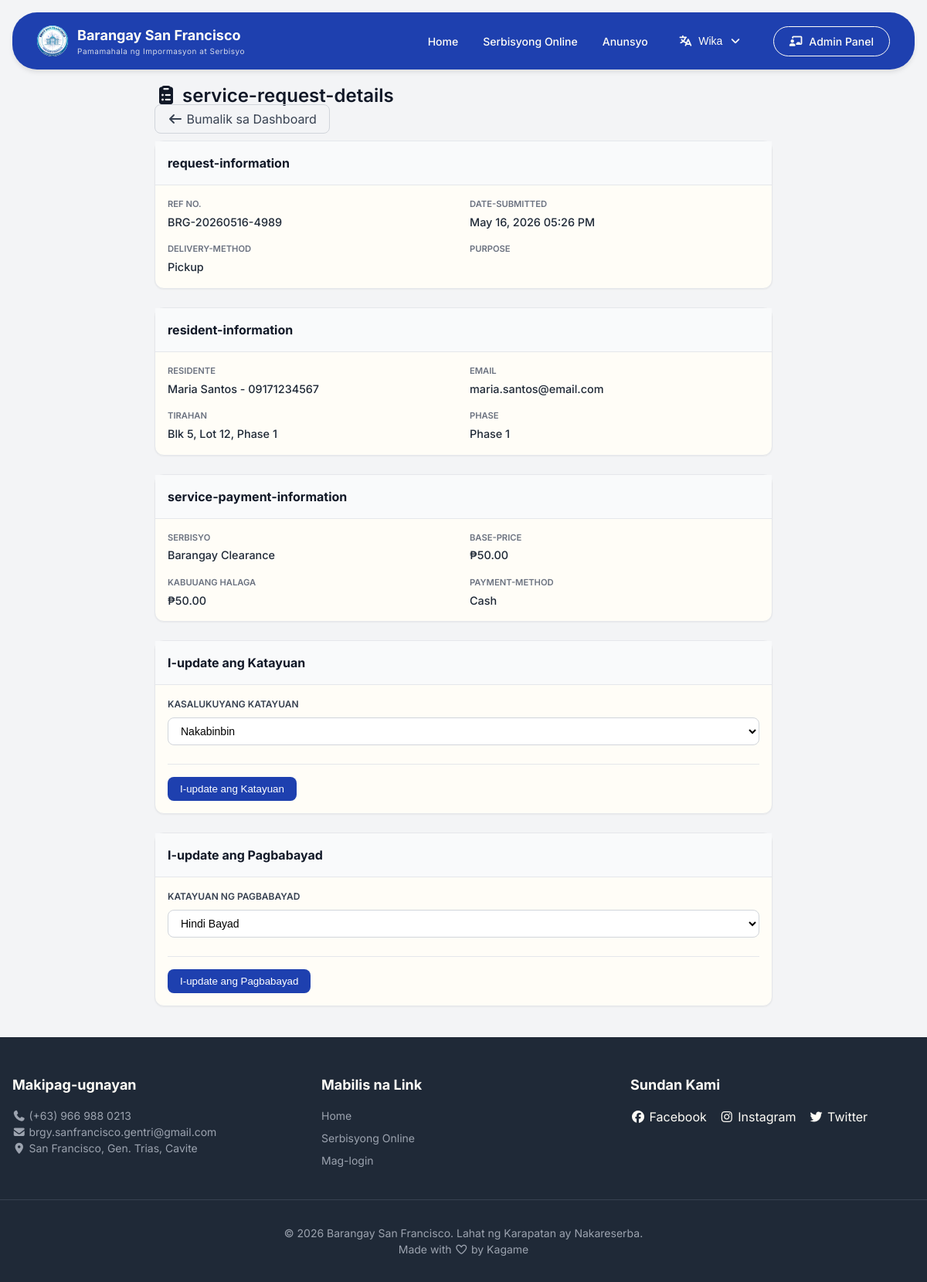
The app's page /pages/admin/services/request_show.php?id=1 (signed in), older data.
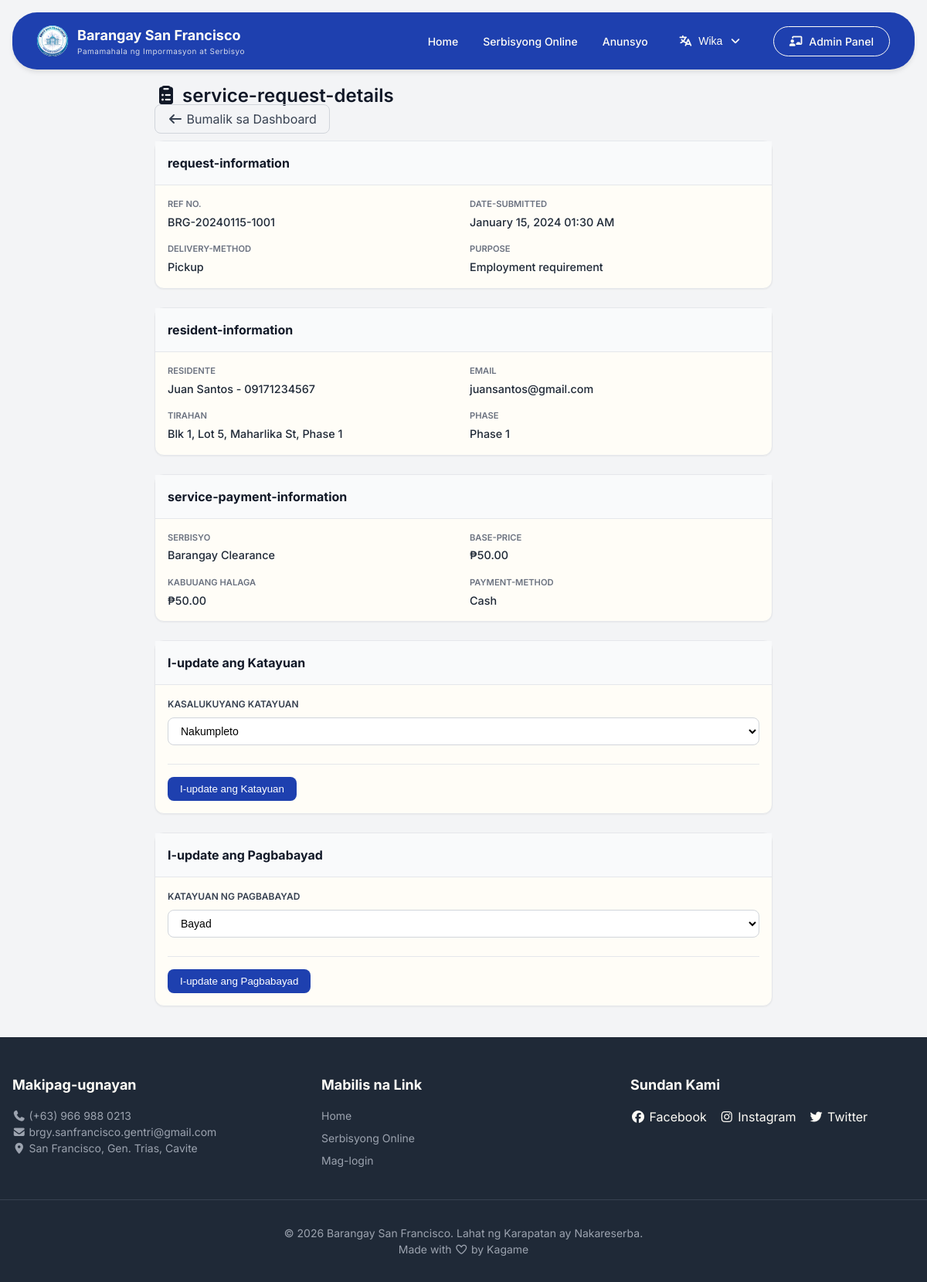
The same page, newer data.
### tables this page shows
CREATE TABLE IF NOT EXISTS `service_request` (
  `request_id` int NOT NULL AUTO_INCREMENT,
  `household_id` int NOT NULL,
  `service_id` int NOT NULL,
  `ref_no` varchar(50) NOT NULL,
  `purpose` text,
  `date_submitted` timestamp NULL DEFAULT CURRENT_TIMESTAMP,
  `status` enum('pending','approved','processing','completed','rejected') DEFAULT 'pending',
  `delivery_method` enum('pickup','delivery') DEFAULT 'pickup',
  PRIMARY KEY (`request_id`),
  UNIQUE KEY `ref_no` (`ref_no`),
  KEY `service_id` (`service_id`),
  KEY `idx_request_household` (`household_id`)
);

CREATE TABLE IF NOT EXISTS `household` (
  `household_id` int NOT NULL AUTO_INCREMENT,
  `email` varchar(100) NOT NULL,
  `password` varchar(255) NOT NULL,
  `address` text NOT NULL,
  `phase_no` varchar(10) DEFAULT NULL,
  `preferred_language` enum('english','tagalog') DEFAULT 'tagalog',
  `created_at` timestamp NULL DEFAULT CURRENT_TIMESTAMP,
  PRIMARY KEY (`household_id`),
  UNIQUE KEY `email` (`email`),
  KEY `idx_household_email` (`email`)
);

CREATE TABLE IF NOT EXISTS `payment` (
  `payment_id` int NOT NULL AUTO_INCREMENT,
  `request_id` int NOT NULL,
  `total_amount` decimal(10,2) NOT NULL,
  `payment_method` enum('cash','gcash','bank_transfer') DEFAULT 'cash',
  `ref_no` varchar(50) DEFAULT NULL,
  `is_paid` tinyint(1) DEFAULT '0',
  `paid_at` timestamp NULL DEFAULT NULL,
  PRIMARY KEY (`payment_id`),
  UNIQUE KEY `ref_no` (`ref_no`),
  KEY `request_id` (`request_id`)
);

CREATE TABLE IF NOT EXISTS `service` (
  `service_id` int NOT NULL AUTO_INCREMENT,
  `service_name` varchar(100) NOT NULL,
  `base_price` decimal(10,2) NOT NULL,
  `is_active` tinyint(1) DEFAULT '1',
  PRIMARY KEY (`service_id`)
);

### includes/translations/translations.php (called while the page is built, shortened)
<?php
function __($key) {
    $lang = $_SESSION['lang'] ?? 'tl';
    return $translations[$lang][$key] ?? $key;
}
?>

### pages/admin/services/request_show.php (the view, shortened to what the changed rows need)
<?php
require_once '../../../includes/core/init.php';
$request_id = $_GET['id'] ?? 0;
$sql = "SELECT sr.*, s.service_name, s.base_price,
        h.household_id, h.email, h.address, h.phase_no,
        p.payment_id, p.total_amount, p.payment_method, p.ref_no as payment_ref, p.is_paid, p.paid_at,
        (SELECT CONCAT(first_name, ' ', last_name, ' - ', contact_no) FROM resident WHERE household_id = sr.household_id AND is_head = 1 LIMIT 1) as resident_info
        FROM service_request sr
        JOIN service s ON sr.service_id = s.service_id
        JOIN household h ON sr.household_id = h.household_id
        LEFT JOIN payment p ON sr.request_id = p.request_id
        WHERE sr.request_id = ?";
$stmt = $conn->prepare($sql);
$stmt->bind_param("i", $request_id);
$stmt->execute();
$request = $stmt->get_result()->fetch_assoc();
include '../../../includes/layouts/header.php';
?>
<link rel="stylesheet" href="/barangay-residence-system/assets/css/pages/dashboard.css">
<?php include '../../../includes/layouts/navbar.php'; ?>
<main class="container">
    <div class="detail-container">
        <div class="flex-between mb-4">
            <h2><i class="fas fa-clipboard-list"></i> <?php echo __('service-request-details'); ?></h2>
        </div>
        <div class="card detail-card">
            <div class="card-body">
                <div class="detail-grid">
                    <div><div class="detail-label"><?php echo __('ref-no'); ?></div><div class="detail-value"><?php echo $request['ref_no']; ?></div></div>
                    <div><div class="detail-label"><?php echo __('date-submitted'); ?></div><div class="detail-value"><?php echo date('F d, Y h:i A', strtotime($request['date_submitted'])); ?></div></div>
                    <div><div class="detail-label"><?php echo __('delivery-method'); ?></div><div class="detail-value"><?php echo ucfirst($request['delivery_method']); ?></div></div>
                    <div><div class="detail-label"><?php echo __('purpose'); ?></div><div class="detail-value"><?php echo nl2br(htmlspecialchars($request['purpose'] ?? __('n-a'))); ?></div></div>
                </div>
            </div>
        </div>
        <div class="card detail-card">
            <div class="card-body">
                <div class="detail-grid">
                    <div><div class="detail-label"><?php echo __('resident'); ?></div><div class="detail-value"><?php echo $request['resident_info'] ?? __('n-a'); ?></div></div>
                    <div><div class="detail-label"><?php echo __('email'); ?></div><div class="detail-value"><?php echo $request['email']; ?></div></div>
                    <div><div class="detail-label"><?php echo __('address'); ?></div><div class="detail-value"><?php echo $request['address']; ?></div></div>
                    <div><div class="detail-label"><?php echo __('phase'); ?></div><div class="detail-value"><?php echo $request['phase_no'] ?? __('n-a'); ?></div></div>
                </div>
            </div>
        </div>
        <div class="card detail-card">
            <div class="card-body">
                <div class="detail-grid">
                    <div><div class="detail-label"><?php echo __('service'); ?></div><div class="detail-value"><?php echo $request['service_name']; ?></div></div>
                    <div><div class="detail-label"><?php echo __('base-price'); ?></div><div class="detail-value">₱<?php echo number_format($request['base_price'], 2); ?></div></div>
                    <div><div class="detail-label"><?php echo __('total-amount'); ?></div><div class="detail-value">₱<?php echo number_format($request['total_amount'] ?? 0, 2); ?></div></div>
                    <div><div class="detail-label"><?php echo __('payment-method'); ?></div><div class="detail-value"><?php echo ucfirst($request['payment_method'] ?? __('n-a')); ?></div></div>
                </div>
            </div>
        </div>
        <div class="card detail-card">
            <div class="card-body">
                <form method="POST">
                    <div class="form-group">
                        <label class="form-label"><?php echo __('current-status'); ?></label>
                        <select name="status" class="form-select">
                            <option value="pending" <?php echo $request['status'] == 'pending' ? 'selected' : ''; ?>><?php echo __('pending'); ?></option>
                            <option value="completed" <?php echo $request['status'] == 'completed' ? 'selected' : ''; ?>><?php echo __('completed'); ?></option>
                        </select>
                    </div>
                </form>
            </div>
        </div>
        <div class="card detail-card">
            <div class="card-body">
                <form method="POST">
                    <div class="form-group">
                        <label class="form-label"><?php echo __('payment-status'); ?></label>
                        <select name="is_paid" class="form-select">
                            <option value="0" <?php echo !$request['is_paid'] ? 'selected' : ''; ?>><?php echo __('unpaid'); ?></option>
                            <option value="1" <?php echo $request['is_paid'] ? 'selected' : ''; ?>><?php echo __('paid'); ?></option>
                        </select>
                    </div>
                </form>
            </div>
        </div>
    </div>
</main>
<?php include '../../../includes/layouts/footer.php'; ?>

Row changes from the older to the newer data that the page shows:
changed service_request "Pickup": ref_no "BRG-20260516-4989" → "BRG-20240115-1001"; date_submitted "May 16, 2026 05:26 PM" → "January 15, 2024 01:30 AM"; purpose (not shown) → "Employment requirement"; household.email "maria.santos@email.com" → "juansantos@gmail.com"; household.address "Blk 5, Lot 12, Phase 1" → "Blk 1, Lot 5, Maharlika St, Phase 1"; status "Nakabinbin" → "Nakumpleto"
changed payment: is_paid "Hindi Bayad" → "Bayad"
Text that changed along with them:
$request['resident_info']: "Maria Santos - 09171234567" → "Juan Santos - 09171234567"
